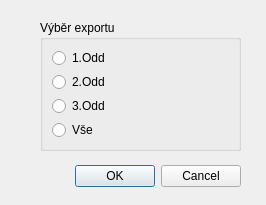
<?xml version="1.0" encoding="UTF-8"?>
<ui version="4.0">
 <class>PrintDlg</class>
 <widget class="QDialog" name="PrintDlg">
  <property name="geometry">
   <rect>
    <x>0</x>
    <y>0</y>
    <width>266</width>
    <height>205</height>
   </rect>
  </property>
  <property name="windowTitle">
   <string>Dialog</string>
  </property>
  <widget class="QDialogButtonBox" name="buttonBox">
   <property name="geometry">
    <rect>
     <x>10</x>
     <y>160</y>
     <width>231</width>
     <height>32</height>
    </rect>
   </property>
   <property name="orientation">
    <enum>Qt::Horizontal</enum>
   </property>
   <property name="standardButtons">
    <set>QDialogButtonBox::Cancel|QDialogButtonBox::Ok</set>
   </property>
  </widget>
  <widget class="QGroupBox" name="groupBox">
   <property name="geometry">
    <rect>
     <x>40</x>
     <y>20</y>
     <width>201</width>
     <height>131</height>
    </rect>
   </property>
   <property name="title">
    <string>Výběr exportu</string>
   </property>
   <layout class="QVBoxLayout" name="verticalLayout">
    <item>
     <widget class="QRadioButton" name="radioButton">
      <property name="text">
       <string>1.Odd</string>
      </property>
     </widget>
    </item>
    <item>
     <widget class="QRadioButton" name="radioButton_2">
      <property name="text">
       <string>2.Odd</string>
      </property>
     </widget>
    </item>
    <item>
     <widget class="QRadioButton" name="radioButton_3">
      <property name="text">
       <string>3.Odd</string>
      </property>
     </widget>
    </item>
    <item>
     <widget class="QRadioButton" name="radioButton_4">
      <property name="text">
       <string>Vše</string>
      </property>
     </widget>
    </item>
   </layout>
  </widget>
 </widget>
 <resources/>
 <connections>
  <connection>
   <sender>buttonBox</sender>
   <signal>accepted()</signal>
   <receiver>PrintDlg</receiver>
   <slot>accept()</slot>
   <hints>
    <hint type="sourcelabel">
     <x>248</x>
     <y>254</y>
    </hint>
    <hint type="destinationlabel">
     <x>157</x>
     <y>274</y>
    </hint>
   </hints>
  </connection>
  <connection>
   <sender>buttonBox</sender>
   <signal>rejected()</signal>
   <receiver>PrintDlg</receiver>
   <slot>reject()</slot>
   <hints>
    <hint type="sourcelabel">
     <x>316</x>
     <y>260</y>
    </hint>
    <hint type="destinationlabel">
     <x>286</x>
     <y>274</y>
    </hint>
   </hints>
  </connection>
 </connections>
</ui>
